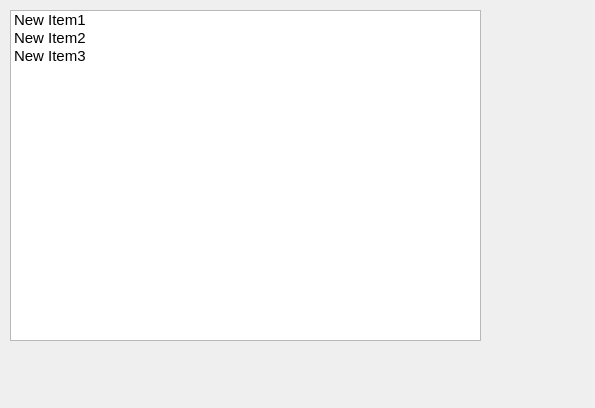
<?xml version="1.0" encoding="UTF-8"?>
<ui version="4.0">
 <class>Form</class>
 <widget class="QWidget" name="Form">
  <property name="geometry">
   <rect>
    <x>0</x>
    <y>0</y>
    <width>595</width>
    <height>408</height>
   </rect>
  </property>
  <property name="minimumSize">
   <size>
    <width>200</width>
    <height>200</height>
   </size>
  </property>
  <property name="mouseTracking">
   <bool>false</bool>
  </property>
  <property name="tabletTracking">
   <bool>false</bool>
  </property>
  <property name="acceptDrops">
   <bool>true</bool>
  </property>
  <property name="windowTitle">
   <string>app1</string>
  </property>
  <property name="autoFillBackground">
   <bool>false</bool>
  </property>
  <widget class="QListWidget" name="listWidget">
   <property name="enabled">
    <bool>true</bool>
   </property>
   <property name="geometry">
    <rect>
     <x>10</x>
     <y>10</y>
     <width>471</width>
     <height>331</height>
    </rect>
   </property>
   <property name="sizePolicy">
    <sizepolicy hsizetype="Expanding" vsizetype="Expanding">
     <horstretch>0</horstretch>
     <verstretch>0</verstretch>
    </sizepolicy>
   </property>
   <property name="minimumSize">
    <size>
     <width>200</width>
     <height>200</height>
    </size>
   </property>
   <property name="sizeIncrement">
    <size>
     <width>50</width>
     <height>50</height>
    </size>
   </property>
   <property name="font">
    <font>
     <pointsize>11</pointsize>
    </font>
   </property>
   <property name="mouseTracking">
    <bool>false</bool>
   </property>
   <property name="acceptDrops">
    <bool>false</bool>
   </property>
   <property name="layoutDirection">
    <enum>Qt::LeftToRight</enum>
   </property>
   <property name="autoFillBackground">
    <bool>true</bool>
   </property>
   <property name="frameShape">
    <enum>QFrame::StyledPanel</enum>
   </property>
   <property name="frameShadow">
    <enum>QFrame::Sunken</enum>
   </property>
   <property name="verticalScrollBarPolicy">
    <enum>Qt::ScrollBarAsNeeded</enum>
   </property>
   <property name="sizeAdjustPolicy">
    <enum>QAbstractScrollArea::AdjustIgnored</enum>
   </property>
   <property name="autoScroll">
    <bool>true</bool>
   </property>
   <property name="tabKeyNavigation">
    <bool>false</bool>
   </property>
   <property name="dragEnabled">
    <bool>false</bool>
   </property>
   <property name="dragDropMode">
    <enum>QAbstractItemView::InternalMove</enum>
   </property>
   <property name="alternatingRowColors">
    <bool>false</bool>
   </property>
   <property name="textElideMode">
    <enum>Qt::ElideRight</enum>
   </property>
   <property name="sortingEnabled">
    <bool>false</bool>
   </property>
   <item>
    <property name="text">
     <string>New Item1</string>
    </property>
   </item>
   <item>
    <property name="text">
     <string>New Item2</string>
    </property>
   </item>
   <item>
    <property name="text">
     <string>New Item3</string>
    </property>
   </item>
  </widget>
 </widget>
 <resources/>
 <connections/>
</ui>
